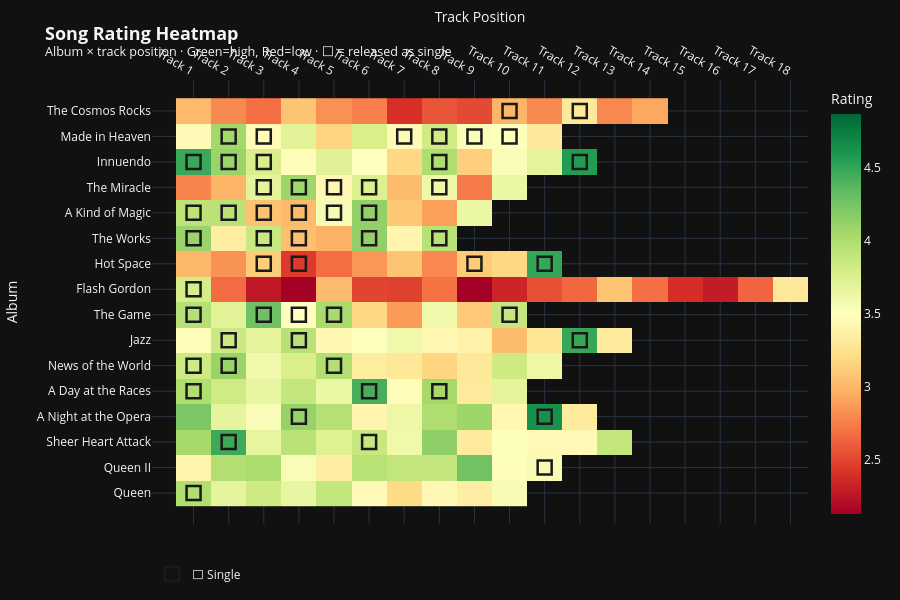

Source (notebook cell):
### Markdown cell above
## 🔥 Chart 7 — Heatmap

### Code cell
# ── Chart 7: Song Rating Heatmap with Singles highlighted ─────────────────────
def c7_trace(df_s, ao, show):
    pivot = df_s.pivot_table(
        index='Album', columns='track_number', values='Rating', aggfunc='first')
    pivot = pivot.reindex(ao)
    tp = df_s.pivot_table(
        index='Album', columns='track_number', values='Song', aggfunc='first')
    tp = tp.reindex(ao)
    sp = df_s.pivot_table(
        index='Album', columns='track_number', values='is_single', aggfunc='first')
    sp = sp.reindex(ao)
    hover = []
    for alb in pivot.index:
        row = []
        for t in pivot.columns:
            try:
                rv = pivot.loc[alb, t]
                tv = tp.loc[alb, t]
                sv = sp.loc[alb, t]
                tag = ' \u2b50 SINGLE' if sv else ''
                row.append(f'{alb}<br>Track {t}: {tv}{tag}<br>Rating: {rv:.2f}'
                           if pd.notna(rv) else '')
            except Exception:
                row.append('')
        hover.append(row)
    return go.Heatmap(
        z=pivot.values,
        x=[f'Track {c}' for c in pivot.columns],
        y=list(pivot.index),
        text=hover, hovertemplate='%{text}<extra></extra>',
        colorscale='RdYlGn', zmid=3.5,
        colorbar=dict(title='Rating'),
        visible=show
    )

def c7_singles_scatter(df_s, ao, show):
    singles = df_s[df_s['is_single']].copy()
    singles = singles[singles['Album'].isin(ao)]
    return go.Scatter(
        x=[f'Track {int(r["track_number"])}' for _, r in singles.iterrows()],
        y=singles['Album'].tolist(),
        mode='markers',
        marker=dict(
            symbol='square-open', size=14,
            color='#1a1a1a', line=dict(width=2.5, color='#1a1a1a')
        ),
        name='\u2b1c Single',
        visible=show,
        showlegend=True,
        legendgroup='singles',
        customdata=singles[['Song', 'Rating']].values,
        hovertemplate='<b>%{customdata[0]}</b> \u2b50<br>Rating: %{customdata[1]:.2f}<extra></extra>'
    )

N_C7 = 2
fig7 = go.Figure()
fig7.add_trace(c7_trace(df_songs,      album_order,      True))
fig7.add_trace(c7_singles_scatter(df_songs,      album_order,      True))
fig7.add_trace(c7_trace(df_songs_filt, album_order_filt, False))
fig7.add_trace(c7_singles_scatter(df_songs_filt, album_order_filt, False))

fig7.update_layout(
    title=dict(text='<b>Song Rating Heatmap</b><br>'
               '<sup>Album \u00d7 track position \u00b7 Green=high, Red=low \u00b7 '
               '\u2b1c = released as single</sup>',
               font_size=18),
    xaxis=dict(title='Track Position', side='top'),
    yaxis_title='Album',
    template='plotly_dark', height=600,
    legend=dict(orientation='h', y=-0.08),
    margin=dict(t=80, b=60),
)
fig7.show()

### Figure 1 — Plotly figure (JSON) as saved in the notebook; plotly's stock layout.template omitted (floating-point values rounded to 4 significant figures; data arrays with more than 128 entries replaced by an {"elided": "..."} marker saying what was removed)
{"data": [{"colorbar": {"title": {"text": "Rating"}}, "colorscale": [[0, "rgb(165,0,38)"], [0.1, "rgb(215,48,39)"], [0.2, "rgb(244,109,67)"], [0.3, "rgb(253,174,97)"], [0.4, "rgb(254,224,139)"], [0.5, "rgb(255,255,191)"], [0.6, "rgb(217,239,139)"], [0.7, "rgb(166,217,106)"], [0.8, "rgb(102,189,99)"], [0.9, "rgb(26,152,80)"], [1, "rgb(0,104,55)"]], "hovertemplate": "%{text}<extra></extra>", "text": {"elided": "16x18 str values"}, "type": "heatmap", "visible": true, "x": ["Track 1", "Track 2", "Track 3", "Track 4", "Track 5", "Track 6", "Track 7", "Track 8", "Track 9", "Track 10", "Track 11", "Track 12", "Track 13", "Track 14", "Track 15", "Track 16", "Track 17", "Track 18"], "y": ["Queen", "Queen II", "Sheer Heart Attack", "A Night at the Opera", "A Day at the Races", "News of the World", "Jazz", "The Game", "Flash Gordon", "Hot Space", "The Works", "A Kind of Magic", "The Miracle", "Innuendo", "Made in Heaven", "The Cosmos Rocks"], "z": {"elided": "16x18 float values"}, "zmid": 3.5}, {"customdata": [["Keep Yourself Alive", 3.99], ["Seven Seas of Rhye", 3.56], ["Killer Queen", 4.47], ["Now I'm Here", 3.87], ["You're My Best Friend", 4.12], ["Bohemian Rhapsody", 4.63], ["Tie Your Mother Down", 3.99], ["Somebody to Love", 4.43], ["Good Old-Fashioned Lover Boy", 4.05], ["We Will Rock You", 3.84], ["We Are the Champions", 4.1], ["Spread Your Wings", 3.98], ["Fat Bottomed Girls", 3.85], ["Bicycle Race", 3.95], ["Don't Stop Me Now", 4.49], ["Play the Game", 3.96], ["Another One Bites the Dust", 4.28], ["Need Your Loving Tonight", 3.5], ["Crazy Little Thing Called Love", 4.03], ["Save Me", 3.88], ["Flash", 3.8], ["Back Chat", 3.12], ["Body Language", 2.45], ["Las Palabras de Amor (The Words of Love)", 3.11], ["Under Pressure", 4.5], ["Radio Ga Ga", 4.1], ["It's a Hard Life", 3.86], ["Man on the Prowl", 3.04], ["I Want to Break Free", 4.13], ["Hammer to Fall", 3.95], ["One Vision", 3.93], ["A Kind of Magic", 3.94], ["One Year of Love", 3.06], ["Pain Is So Close to Pleasure", 3.02], ["Friends Will Be Friends", 3.57], ["Who Wants to Live Forever", 4.13], ["The Miracle", 3.69], ["I Want It All", 4.08], ["The Invisible Man", 3.43], ["Breakthru", 3.75], ["Scandal", 3.62], ["Innuendo", 4.48], ["I'm Going Slightly Mad", 4.1], ["I'm Going Slightly Mad", 3.77], ["These Are the Days of Our Lives", 4], ["The Show Must Go On", 4.57], ["Made in Heaven", 4.06], ["Let Me Live", 3.46], ["Heaven for Everyone", 3.45], ["Too Much Love Will Kill You", 3.82], ["You Don't Fool Me", 3.54], ["A Winter's Tale", 3.52], ["C-Lebrity", 2.99], ["Say It's Not True", 3.3]], "hovertemplate": "<b>%{customdata[0]}</b> ⭐<br>Rating: %{customdata[1]:.2f}<extra></extra>", "legendgroup": "singles", "marker": {"color": "#1a1a1a", "line": {"color": "#1a1a1a", "width": 2.5}, "size": 14, "symbol": "square-open"}, "mode": "markers", "name": "⬜ Single", "showlegend": true, "type": "scatter", "visible": true, "x": ["Track 1", "Track 11", "Track 2", "Track 6", "Track 4", "Track 11", "Track 1", "Track 6", "Track 8", "Track 1", "Track 2", "Track 5", "Track 2", "Track 4", "Track 12", "Track 1", "Track 3", "Track 4", "Track 5", "Track 10", "Track 1", "Track 3", "Track 4", "Track 9", "Track 11", "Track 1", "Track 3", "Track 4", "Track 6", "Track 8", "Track 1", "Track 2", "Track 3", "Track 4", "Track 5", "Track 6", "Track 3", "Track 4", "Track 5", "Track 6", "Track 8", "Track 1", "Track 2", "Track 3", "Track 8", "Track 12", "Track 2", "Track 3", "Track 7", "Track 8", "Track 9", "Track 10", "Track 10", "Track 12"], "y": ["Queen", "Queen II", "Sheer Heart Attack", "Sheer Heart Attack", "A Night at the Opera", "A Night at the Opera", "A Day at the Races", "A Day at the Races", "A Day at the Races", "News of the World", "News of the World", "News of the World", "Jazz", "Jazz", "Jazz", "The Game", "The Game", "The Game", "The Game", "The Game", "Flash Gordon", "Hot Space", "Hot Space", "Hot Space", "Hot Space", "The Works", "The Works", "The Works", "The Works", "The Works", "A Kind of Magic", "A Kind of Magic", "A Kind of Magic", "A Kind of Magic", "A Kind of Magic", "A Kind of Magic", "The Miracle", "The Miracle", "The Miracle", "The Miracle", "The Miracle", "Innuendo", "Innuendo", "Innuendo", "Innuendo", "Innuendo", "Made in Heaven", "Made in Heaven", "Made in Heaven", "Made in Heaven", "Made in Heaven", "Made in Heaven", "The Cosmos Rocks", "The Cosmos Rocks"]}, {"colorbar": {"title": {"text": "Rating"}}, "colorscale": [[0, "rgb(165,0,38)"], [0.1, "rgb(215,48,39)"], [0.2, "rgb(244,109,67)"], [0.3, "rgb(253,174,97)"], [0.4, "rgb(254,224,139)"], [0.5, "rgb(255,255,191)"], [0.6, "rgb(217,239,139)"], [0.7, "rgb(166,217,106)"], [0.8, "rgb(102,189,99)"], [0.9, "rgb(26,152,80)"], [1, "rgb(0,104,55)"]], "hovertemplate": "%{text}<extra></extra>", "text": {"elided": "14x13 str values"}, "type": "heatmap", "visible": false, "x": ["Track 1", "Track 2", "Track 3", "Track 4", "Track 5", "Track 6", "Track 7", "Track 8", "Track 9", "Track 10", "Track 11", "Track 12", "Track 13"], "y": ["Queen", "Queen II", "Sheer Heart Attack", "A Night at the Opera", "A Day at the Races", "News of the World", "Jazz", "The Game", "Hot Space", "The Works", "A Kind of Magic", "The Miracle", "Innuendo", "Made in Heaven"], "z": {"elided": "14x13 float values"}, "zmid": 3.5}, {"customdata": [["Keep Yourself Alive", 3.99], ["Seven Seas of Rhye", 3.56], ["Killer Queen", 4.47], ["Now I'm Here", 3.87], ["You're My Best Friend", 4.12], ["Bohemian Rhapsody", 4.63], ["Tie Your Mother Down", 3.99], ["Somebody to Love", 4.43], ["Good Old-Fashioned Lover Boy", 4.05], ["We Will Rock You", 3.84], ["We Are the Champions", 4.1], ["Spread Your Wings", 3.98], ["Fat Bottomed Girls", 3.85], ["Bicycle Race", 3.95], ["Don't Stop Me Now", 4.49], ["Play the Game", 3.96], ["Another One Bites the Dust", 4.28], ["Need Your Loving Tonight", 3.5], ["Crazy Little Thing Called Love", 4.03], ["Save Me", 3.88], ["Back Chat", 3.12], ["Body Language", 2.45], ["Las Palabras de Amor (The Words of Love)", 3.11], ["Under Pressure", 4.5], ["Radio Ga Ga", 4.1], ["It's a Hard Life", 3.86], ["Man on the Prowl", 3.04], ["I Want to Break Free", 4.13], ["Hammer to Fall", 3.95], ["One Vision", 3.93], ["A Kind of Magic", 3.94], ["One Year of Love", 3.06], ["Pain Is So Close to Pleasure", 3.02], ["Friends Will Be Friends", 3.57], ["Who Wants to Live Forever", 4.13], ["The Miracle", 3.69], ["I Want It All", 4.08], ["The Invisible Man", 3.43], ["Breakthru", 3.75], ["Scandal", 3.62], ["Innuendo", 4.48], ["I'm Going Slightly Mad", 4.1], ["I'm Going Slightly Mad", 3.77], ["These Are the Days of Our Lives", 4], ["The Show Must Go On", 4.57], ["Made in Heaven", 4.06], ["Let Me Live", 3.46], ["Heaven for Everyone", 3.45], ["Too Much Love Will Kill You", 3.82], ["You Don't Fool Me", 3.54], ["A Winter's Tale", 3.52]], "hovertemplate": "<b>%{customdata[0]}</b> ⭐<br>Rating: %{customdata[1]:.2f}<extra></extra>", "legendgroup": "singles", "marker": {"color": "#1a1a1a", "line": {"color": "#1a1a1a", "width": 2.5}, "size": 14, "symbol": "square-open"}, "mode": "markers", "name": "⬜ Single", "showlegend": true, "type": "scatter", "visible": false, "x": ["Track 1", "Track 11", "Track 2", "Track 6", "Track 4", "Track 11", "Track 1", "Track 6", "Track 8", "Track 1", "Track 2", "Track 5", "Track 2", "Track 4", "Track 12", "Track 1", "Track 3", "Track 4", "Track 5", "Track 10", "Track 3", "Track 4", "Track 9", "Track 11", "Track 1", "Track 3", "Track 4", "Track 6", "Track 8", "Track 1", "Track 2", "Track 3", "Track 4", "Track 5", "Track 6", "Track 3", "Track 4", "Track 5", "Track 6", "Track 8", "Track 1", "Track 2", "Track 3", "Track 8", "Track 12", "Track 2", "Track 3", "Track 7", "Track 8", "Track 9", "Track 10"], "y": ["Queen", "Queen II", "Sheer Heart Attack", "Sheer Heart Attack", "A Night at the Opera", "A Night at the Opera", "A Day at the Races", "A Day at the Races", "A Day at the Races", "News of the World", "News of the World", "News of the World", "Jazz", "Jazz", "Jazz", "The Game", "The Game", "The Game", "The Game", "The Game", "Hot Space", "Hot Space", "Hot Space", "Hot Space", "The Works", "The Works", "The Works", "The Works", "The Works", "A Kind of Magic", "A Kind of Magic", "A Kind of Magic", "A Kind of Magic", "A Kind of Magic", "A Kind of Magic", "The Miracle", "The Miracle", "The Miracle", "The Miracle", "The Miracle", "Innuendo", "Innuendo", "Innuendo", "Innuendo", "Innuendo", "Made in Heaven", "Made in Heaven", "Made in Heaven", "Made in Heaven", "Made in Heaven", "Made in Heaven"]}], "layout": {"height": 600, "legend": {"orientation": "h", "y": -0.08}, "margin": {"b": 60, "t": 80}, "title": {"font": {"size": 18}, "text": "<b>Song Rating Heatmap</b><br><sup>Album × track position · Green=high, Red=low · ⬜ = released as single</sup>"}, "xaxis": {"side": "top", "title": {"text": "Track Position"}}, "yaxis": {"title": {"text": "Album"}}}}
